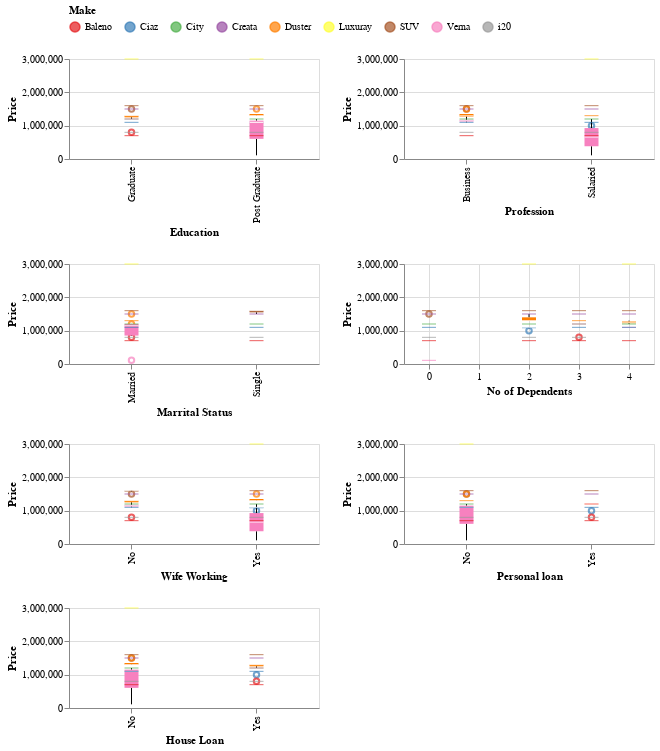

The cell this chart's notebook holds for it:
### Code cell
base = alt.Chart(df).mark_boxplot().encode(
    y=alt.Y('Price', title='Price'), 
    color=alt.Color(
        shorthand='Make', 
        scale=alt.Scale(scheme='set1'),
        legend=alt.Legend(orient="top"),
    )
).properties(
    width=250, 
    height=100
)

x1 = alt.X('Education') 
x2 = alt.X('Profession') 
x3 = alt.X('Marrital Status')
x4 = alt.X('No of Dependents')
x5 = alt.X('Wife Working')
x6 = alt.X('Personal loan')
x7 = alt.X('House Loan')

(base.encode(x=x1) | base.encode(x=x2)) &\
(base.encode(x=x3) | base.encode(x=x4)) &\
(base.encode(x=x5) | base.encode(x=x6)) &\
(base.encode(x=x7))

### Figure 1 — Vega-Lite specification as saved in the notebook (floating-point values rounded to 4 significant figures)
{"config": {"view": {"continuousWidth": 400, "continuousHeight": 300}}, "vconcat": [{"hconcat": [{"mark": "boxplot", "encoding": {"color": {"field": "Make", "legend": {"orient": "top"}, "scale": {"scheme": "set1"}, "type": "nominal"}, "x": {"field": "Education", "type": "nominal"}, "y": {"field": "Price", "title": "Price", "type": "quantitative"}}, "height": 100, "width": 250}, {"mark": "boxplot", "encoding": {"color": {"field": "Make", "legend": {"orient": "top"}, "scale": {"scheme": "set1"}, "type": "nominal"}, "x": {"field": "Profession", "type": "nominal"}, "y": {"field": "Price", "title": "Price", "type": "quantitative"}}, "height": 100, "width": 250}]}, {"hconcat": [{"mark": "boxplot", "encoding": {"color": {"field": "Make", "legend": {"orient": "top"}, "scale": {"scheme": "set1"}, "type": "nominal"}, "x": {"field": "Marrital Status", "type": "nominal"}, "y": {"field": "Price", "title": "Price", "type": "quantitative"}}, "height": 100, "width": 250}, {"mark": "boxplot", "encoding": {"color": {"field": "Make", "legend": {"orient": "top"}, "scale": {"scheme": "set1"}, "type": "nominal"}, "x": {"field": "No of Dependents", "type": "quantitative"}, "y": {"field": "Price", "title": "Price", "type": "quantitative"}}, "height": 100, "width": 250}]}, {"hconcat": [{"mark": "boxplot", "encoding": {"color": {"field": "Make", "legend": {"orient": "top"}, "scale": {"scheme": "set1"}, "type": "nominal"}, "x": {"field": "Wife Working", "type": "nominal"}, "y": {"field": "Price", "title": "Price", "type": "quantitative"}}, "height": 100, "width": 250}, {"mark": "boxplot", "encoding": {"color": {"field": "Make", "legend": {"orient": "top"}, "scale": {"scheme": "set1"}, "type": "nominal"}, "x": {"field": "Personal loan", "type": "nominal"}, "y": {"field": "Price", "title": "Price", "type": "quantitative"}}, "height": 100, "width": 250}]}, {"mark": "boxplot", "encoding": {"color": {"field": "Make", "legend": {"orient": "top"}, "scale": {"scheme": "set1"}, "type": "nominal"}, "x": {"field": "House Loan", "type": "nominal"}, "y": {"field": "Price", "title": "Price", "type": "quantitative"}}, "height": 100, "width": 250}], "data": {"name": "data-0f4fa1c2da9eaa6db786f578a4d00b9c"}, "$schema": "https://vega.github.io/schema/vega-lite/v4.17.0.json", "datasets": {"data-0f4fa1c2da9eaa6db786f578a4d00b9c": [{"Age": 27, "Profession": "Salaried", "Marrital Status": "Single", "Education": "Post Graduate", "No of Dependents": 0, "Personal loan": "Yes", "House Loan": "No", "Wife Working": "No", "Salary": 800000, "Wife Salary": 0, "Total Salary": 800000, "Make": "i20", "Price": 800000}, {"Age": 35, "Profession": "Salaried", "Marrital Status": "Married", "Education": "Post Graduate", "No of Dependents": 2, "Personal loan": "Yes", "House Loan": "Yes", "Wife Working": "Yes", "Salary": 1400000, "Wife Salary": 600000, "Total Salary": 2000000, "Make": "Ciaz", "Price": 1000000}, {"Age": 45, "Profession": "Business", "Marrital Status": "Married", "Education": "Graduate", "No of Dependents": 4, "Personal loan": "Yes", "House Loan": "Yes", "Wife Working": "No", "Salary": 1800000, "Wife Salary": 0, "Total Salary": 1800000, "Make": "Duster", "Price": 1200000}, {"Age": 41, "Profession": "Business", "Marrital Status": "Married", "Education": "Post Graduate", "No of Dependents": 3, "Personal loan": "No", "House Loan": "No", "Wife Working": "Yes", "Salary": 1600000, "Wife Salary": 600000, "Total Salary": 2200000, "Make": "City", "Price": 1200000}, {"Age": 31, "Profession": "Salaried", "Marrital Status": "Married", "Education": "Post Graduate", "No of Dependents": 2, "Personal loan": "Yes", "House Loan": "No", "Wife Working": "Yes", "Salary": 1800000, "Wife Salary": 800000, "Total Salary": 2600000, "Make": "SUV", "Price": 1600000}, {"Age": 28, "Profession": "Salaried", "Marrital Status": "Married", "Education": "Graduate", "No of Dependents": 3, "Personal loan": "Yes", "House Loan": "Yes", "Wife Working": "No", "Salary": 900000, "Wife Salary": 0, "Total Salary": 900000, "Make": "Baleno", "Price": 700000}, {"Age": 31, "Profession": "Salaried", "Marrital Status": "Married", "Education": "Graduate", "No of Dependents": 4, "Personal loan": "No", "House Loan": "No", "Wife Working": "Yes", "Salary": 1200000, "Wife Salary": 600000, "Total Salary": 1800000, "Make": "City", "Price": 1200000}, {"Age": 33, "Profession": "Business", "Marrital Status": "Married", "Education": "Post Graduate", "No of Dependents": 4, "Personal loan": "No", "House Loan": "No", "Wife Working": "No", "Salary": 1400000, "Wife Salary": 0, "Total Salary": 1400000, "Make": "Baleno", "Price": 700000}, {"Age": 34, "Profession": "Business", "Marrital Status": "Married", "Education": "Post Graduate", "No of Dependents": 4, "Personal loan": "No", "House Loan": "No", "Wife Working": "No", "Salary": 2000000, "Wife Salary": 0, "Total Salary": 2000000, "Make": "Verna", "Price": 1100000}, {"Age": 34, "Profession": "Salaried", "Marrital Status": "Married", "Education": "Graduate", "No of Dependents": 3, "Personal loan": "Yes", "House Loan": "Yes", "Wife Working": "Yes", "Salary": 1200000, "Wife Salary": 700000, "Total Salary": 1900000, "Make": "i20", "Price": 800000}, {"Age": 35, "Profession": "Salaried", "Marrital Status": "Married", "Education": "Post Graduate", "No of Dependents": 4, "Personal loan": "No", "House Loan": "No", "Wife Working": "Yes", "Salary": 1300000, "Wife Salary": 700000, "Total Salary": 2000000, "Make": "SUV", "Price": 1600000}, {"Age": 35, "Profession": "Salaried", "Marrital Status": "Married", "Education": "Graduate", "No of Dependents": 4, "Personal loan": "Yes", "House Loan": "Yes", "Wife Working": "No", "Salary": 1400000, "Wife Salary": 0, "Total Salary": 1400000, "Make": "Baleno", "Price": 700000}, {"Age": 29, "Profession": "Salaried", "Marrital Status": "Married", "Education": "Post Graduate", "No of Dependents": 0, "Personal loan": "No", "House Loan": "No", "Wife Working": "Yes", "Salary": 900000, "Wife Salary": 800000, "Total Salary": 1700000, "Make": "Verna", "Price": 110000}, {"Age": 30, "Profession": "Business", "Marrital Status": "Single", "Education": "Post Graduate", "No of Dependents": 2, "Personal loan": "Yes", "House Loan": "No", "Wife Working": "No", "Salary": 1400000, "Wife Salary": 0, "Total Salary": 1400000, "Make": "i20", "Price": 800000}, {"Age": 31, "Profession": "Business", "Marrital Status": "Married", "Education": "Graduate", "No of Dependents": 3, "Personal loan": "Yes", "House Loan": "Yes", "Wife Working": "Yes", "Salary": 900000, "Wife Salary": 400000, "Total Salary": 1300000, "Make": "Baleno", "Price": 700000}, {"Age": 49, "Profession": "Salaried", "Marrital Status": "Married", "Education": "Post Graduate", "No of Dependents": 4, "Personal loan": "No", "House Loan": "No", "Wife Working": "Yes", "Salary": 2500000, "Wife Salary": 2000000, "Total Salary": 4500000, "Make": "Luxuray", "Price": 3000000}, {"Age": 26, "Profession": "Salaried", "Marrital Status": "Single", "Education": "Post Graduate", "No of Dependents": 0, "Personal loan": "No", "House Loan": "No", "Wife Working": "No", "Salary": 800000, "Wife Salary": 0, "Total Salary": 800000, "Make": "i20", "Price": 800000}, {"Age": 27, "Profession": "Salaried", "Marrital Status": "Single", "Education": "Graduate", "No of Dependents": 0, "Personal loan": "Yes", "House Loan": "No", "Wife Working": "Yes", "Salary": 800000, "Wife Salary": 0, "Total Salary": 800000, "Make": "Baleno", "Price": 700000}, {"Age": 29, "Profession": "Salaried", "Marrital Status": "Single", "Education": "Post Graduate", "No of Dependents": 2, "Personal loan": "No", "House Loan": "No", "Wife Working": "No", "Salary": 900000, "Wife Salary": 0, "Total Salary": 900000, "Make": "City", "Price": 1200000}, {"Age": 30, "Profession": "Salaried", "Marrital Status": "Married", "Education": "Graduate", "No of Dependents": 0, "Personal loan": "No", "House Loan": "No", "Wife Working": "Yes", "Salary": 800000, "Wife Salary": 500000, "Total Salary": 1300000, "Make": "Baleno", "Price": 700000}, {"Age": 37, "Profession": "Salaried", "Marrital Status": "Married", "Education": "Post Graduate", "No of Dependents": 3, "Personal loan": "No", "House Loan": "Yes", "Wife Working": "Yes", "Salary": 1700000, "Wife Salary": 800000, "Total Salary": 2500000, "Make": "City", "Price": 1200000}, {"Age": 35, "Profession": "Business", "Marrital Status": "Married", "Education": "Graduate", "No of Dependents": 3, "Personal loan": "No", "House Loan": "Yes", "Wife Working": "Yes", "Salary": 1100000, "Wife Salary": 800000, "Total Salary": 1900000, "Make": "i20", "Price": 800000}, {"Age": 36, "Profession": "Business", "Marrital Status": "Married", "Education": "Graduate", "No of Dependents": 3, "Personal loan": "No", "House Loan": "No", "Wife Working": "Yes", "Salary": 1400000, "Wife Salary": 1000000, "Total Salary": 2400000, "Make": "SUV", "Price": 1600000}, {"Age": 35, "Profession": "Business", "Marrital Status": "Married", "Education": "Post Graduate", "No of Dependents": 4, "Personal loan": "No", "House Loan": "No", "Wife Working": "Yes", "Salary": 900000, "Wife Salary": 500000, "Total Salary": 1400000, "Make": "Baleno", "Price": 700000}, {"Age": 35, "Profession": "Salaried", "Marrital Status": "Married", "Education": "Graduate", "No of Dependents": 3, "Personal loan": "Yes", "House Loan": "No", "Wife Working": "Yes", "Salary": 1400000, "Wife Salary": 600000, "Total Salary": 2000000, "Make": "Ciaz", "Price": 1100000}, {"Age": 35, "Profession": "Salaried", "Marrital Status": "Married", "Education": "Graduate", "No of Dependents": 2, "Personal loan": "No", "House Loan": "No", "Wife Working": "Yes", "Salary": 1800000, "Wife Salary": 1100000, "Total Salary": 2900000, "Make": "SUV", "Price": 1600000}, {"Age": 35, "Profession": "Salaried", "Marrital Status": "Married", "Education": "Post Graduate", "No of Dependents": 4, "Personal loan": "Yes", "House Loan": "Yes", "Wife Working": "No", "Salary": 1300000, "Wife Salary": 0, "Total Salary": 1300000, "Make": "Baleno", "Price": 700000}, {"Age": 36, "Profession": "Business", "Marrital Status": "Married", "Education": "Graduate", "No of Dependents": 3, "Personal loan": "No", "House Loan": "No", "Wife Working": "No", "Salary": 1600000, "Wife Salary": 0, "Total Salary": 1600000, "Make": "i20", "Price": 800000}, {"Age": 36, "Profession": "Salaried", "Marrital Status": "Married", "Education": "Post Graduate", "No of Dependents": 3, "Personal loan": "Yes", "House Loan": "Yes", "Wife Working": "Yes", "Salary": 1700000, "Wife Salary": 900000, "Total Salary": 2600000, "Make": "Verna", "Price": 1200000}, {"Age": 36, "Profession": "Salaried", "Marrital Status": "Married", "Education": "Post Graduate", "No of Dependents": 2, "Personal loan": "No", "House Loan": "No", "Wife Working": "Yes", "Salary": 1800000, "Wife Salary": 900000, "Total Salary": 2700000, "Make": "SUV", "Price": 1600000}, {"Age": 41, "Profession": "Business", "Marrital Status": "Married", "Education": "Graduate", "No of Dependents": 3, "Personal loan": "No", "House Loan": "No", "Wife Working": "No", "Salary": 1100000, "Wife Salary": 0, "Total Salary": 1100000, "Make": "Baleno", "Price": 700000}, {"Age": 41, "Profession": "Salaried", "Marrital Status": "Married", "Education": "Graduate", "No of Dependents": 3, "Personal loan": "No", "House Loan": "No", "Wife Working": "Yes", "Salary": 1400000, "Wife Salary": 700000, "Total Salary": 2100000, "Make": "Duster", "Price": 1300000}, {"Age": 41, "Profession": "Salaried", "Marrital Status": "Married", "Education": "Post Graduate", "No of Dependents": 4, "Personal loan": "No", "House Loan": "Yes", "Wife Working": "Yes", "Salary": 1900000, "Wife Salary": 1100000, "Total Salary": 3000000, "Make": "Creata", "Price": 1500000}, {"Age": 43, "Profession": "Business", "Marrital Status": "Married", "Education": "Graduate", "No of Dependents": 3, "Personal loan": "No", "House Loan": "No", "Wife Working": "Yes", "Salary": 1300000, "Wife Salary": 900000, "Total Salary": 2200000, "Make": "Creata", "Price": 1500000}, {"Age": 42, "Profession": "Salaried", "Marrital Status": "Married", "Education": "Graduate", "No of Dependents": 4, "Personal loan": "Yes", "House Loan": "Yes", "Wife Working": "No", "Salary": 2100000, "Wife Salary": 0, "Total Salary": 2100000, "Make": "Ciaz", "Price": 1100000}, {"Age": 42, "Profession": "Salaried", "Marrital Status": "Married", "Education": "Post Graduate", "No of Dependents": 3, "Personal loan": "No", "House Loan": "No", "Wife Working": "Yes", "Salary": 2400000, "Wife Salary": 1300000, "Total Salary": 3700000, "Make": "SUV", "Price": 1600000}, {"Age": 29, "Profession": "Business", "Marrital Status": "Married", "Education": "Post Graduate", "No of Dependents": 0, "Personal loan": "No", "House Loan": "No", "Wife Working": "Yes", "Salary": 900000, "Wife Salary": 700000, "Total Salary": 1600000, "Make": "City", "Price": 1200000}, {"Age": 30, "Profession": "Salaried", "Marrital Status": "Married", "Education": "Post Graduate", "No of Dependents": 0, "Personal loan": "No", "House Loan": "No", "Wife Working": "Yes", "Salary": 1300000, "Wife Salary": 800000, "Total Salary": 2100000, "Make": "Creata", "Price": 1500000}, {"Age": 30, "Profession": "Business", "Marrital Status": "Single", "Education": "Post Graduate", "No of Dependents": 0, "Personal loan": "No", "House Loan": "No", "Wife Working": "No", "Salary": 1400000, "Wife Salary": 0, "Total Salary": 1400000, "Make": "SUV", "Price": 1600000}, {"Age": 31, "Profession": "Salaried", "Marrital Status": "Married", "Education": "Graduate", "No of Dependents": 0, "Personal loan": "No", "House Loan": "No", "Wife Working": "Yes", "Salary": 1400000, "Wife Salary": 800000, "Total Salary": 2200000, "Make": "Ciaz", "Price": 1100000}, {"Age": 31, "Profession": "Business", "Marrital Status": "Married", "Education": "Post Graduate", "No of Dependents": 3, "Personal loan": "Yes", "House Loan": "Yes", "Wife Working": "Yes", "Salary": 1100000, "Wife Salary": 600000, "Total Salary": 1700000, "Make": "i20", "Price": 800000}, {"Age": 32, "Profession": "Business", "Marrital Status": "Married", "Education": "Post Graduate", "No of Dependents": 0, "Personal loan": "No", "House Loan": "No", "Wife Working": "No", "Salary": 1400000, "Wife Salary": 0, "Total Salary": 1400000, "Make": "Ciaz", "Price": 1100000}, {"Age": 32, "Profession": "Salaried", "Marrital Status": "Married", "Education": "Graduate", "No of Dependents": 0, "Personal loan": "No", "House Loan": "No", "Wife Working": "Yes", "Salary": 1600000, "Wife Salary": 800000, "Total Salary": 2400000, "Make": "SUV", "Price": 1600000}, {"Age": 34, "Profession": "Salaried", "Marrital Status": "Married", "Education": "Post Graduate", "No of Dependents": 3, "Personal loan": "No", "House Loan": "No", "Wife Working": "Yes", "Salary": 1400000, "Wife Salary": 900000, "Total Salary": 2300000, "Make": "Duster", "Price": 1300000}, {"Age": 34, "Profession": "Salaried", "Marrital Status": "Married", "Education": "Post Graduate", "No of Dependents": 2, "Personal loan": "Yes", "House Loan": "Yes", "Wife Working": "No", "Salary": 1600000, "Wife Salary": 0, "Total Salary": 1600000, "Make": "i20", "Price": 800000}, {"Age": 34, "Profession": "Salaried", "Marrital Status": "Married", "Education": "Graduate", "No of Dependents": 3, "Personal loan": "No", "House Loan": "Yes", "Wife Working": "Yes", "Salary": 2200000, "Wife Salary": 1400000, "Total Salary": 3600000, "Make": "Creata", "Price": 1500000}, {"Age": 36, "Profession": "Business", "Marrital Status": "Married", "Education": "Graduate", "No of Dependents": 4, "Personal loan": "No", "House Loan": "No", "Wife Working": "No", "Salary": 200000, "Wife Salary": 0, "Total Salary": 200000, "Make": "Ciaz", "Price": 1100000}, {"Age": 36, "Profession": "Business", "Marrital Status": "Married", "Education": "Graduate", "No of Dependents": 2, "Personal loan": "No", "House Loan": "Yes", "Wife Working": "Yes", "Salary": 1500000, "Wife Salary": 1100000, "Total Salary": 2600000, "Make": "Duster", "Price": 1300000}, {"Age": 36, "Profession": "Salaried", "Marrital Status": "Married", "Education": "Post Graduate", "No of Dependents": 2, "Personal loan": "No", "House Loan": "Yes", "Wife Working": "Yes", "Salary": 1100000, "Wife Salary": 500000, "Total Salary": 1600000, "Make": "i20", "Price": 800000}, {"Age": 36, "Profession": "Salaried", "Marrital Status": "Married", "Education": "Graduate", "No of Dependents": 3, "Personal loan": "Yes", "House Loan": "No", "Wife Working": "Yes", "Salary": 2200000, "Wife Salary": 900000, "Total Salary": 3100000, "Make": "Creata", "Price": 1500000}, {"Age": 49, "Profession": "Business", "Marrital Status": "Married", "Education": "Post Graduate", "No of Dependents": 4, "Personal loan": "No", "House Loan": "No", "Wife Working": "No", "Salary": 2000000, "Wife Salary": 0, "Total Salary": 2000000, "Make": "Duster", "Price": 1300000}, {"Age": 49, "Profession": "Salaried", "Marrital Status": "Married", "Education": "Post Graduate", "No of Dependents": 3, "Personal loan": "No", "House Loan": "No", "Wife Working": "Yes", "Salary": 2500000, "Wife Salary": 1800000, "Total Salary": 4300000, "Make": "SUV", "Price": 1600000}, {"Age": 44, "Profession": "Salaried", "Marrital Status": "Married", "Education": "Post Graduate", "No of Dependents": 4, "Personal loan": "No", "House Loan": "No", "Wife Working": "No", "Salary": 2700000, "Wife Salary": 0, "Total Salary": 2700000, "Make": "SUV", "Price": 1600000}, {"Age": 44, "Profession": "Business", "Marrital Status": "Married", "Education": "Post Graduate", "No of Dependents": 3, "Personal loan": "No", "House Loan": "No", "Wife Working": "Yes", "Salary": 2000000, "Wife Salary": 1800000, "Total Salary": 3800000, "Make": "Creata", "Price": 1500000}, {"Age": 41, "Profession": "Salaried", "Marrital Status": "Married", "Education": "Graduate", "No of Dependents": 2, "Personal loan": "No", "House Loan": "No", "Wife Working": "Yes", "Salary": 2900000, "Wife Salary": 1800000, "Total Salary": 4700000, "Make": "Luxuray", "Price": 3000000}, {"Age": 41, "Profession": "Salaried", "Marrital Status": "Married", "Education": "Post Graduate", "No of Dependents": 3, "Personal loan": "Yes", "House Loan": "Yes", "Wife Working": "No", "Salary": 3100000, "Wife Salary": 0, "Total Salary": 3100000, "Make": "Creata", "Price": 1500000}, {"Age": 41, "Profession": "Salaried", "Marrital Status": "Married", "Education": "Graduate", "No of Dependents": 3, "Personal loan": "No", "House Loan": "No", "Wife Working": "No", "Salary": 2600000, "Wife Salary": 0, "Total Salary": 2600000, "Make": "Ciaz", "Price": 1100000}, {"Age": 27, "Profession": "Salaried", "Marrital Status": "Single", "Education": "Post Graduate", "No of Dependents": 0, "Personal loan": "No", "House Loan": "No", "Wife Working": "No", "Salary": 1100000, "Wife Salary": 0, "Total Salary": 1100000, "Make": "Baleno", "Price": 700000}, {"Age": 27, "Profession": "Business", "Marrital Status": "Single", "Education": "Graduate", "No of Dependents": 0, "Personal loan": "No", "House Loan": "No", "Wife Working": "No", "Salary": 1200000, "Wife Salary": 0, "Total Salary": 1200000, "Make": "Ciaz", "Price": 1100000}, {"Age": 28, "Profession": "Salaried", "Marrital Status": "Single", "Education": "Graduate", "No of Dependents": 0, "Personal loan": "Yes", "House Loan": "No", "Wife Working": "No", "Salary": 900000, "Wife Salary": 0, "Total Salary": 900000, "Make": "Baleno", "Price": 700000}, {"Age": 28, "Profession": "Salaried", "Marrital Status": "Single", "Education": "Post Graduate", "No of Dependents": 0, "Personal loan": "No", "House Loan": "No", "Wife Working": "No", "Salary": 1400000, "Wife Salary": 0, "Total Salary": 1400000, "Make": "City", "Price": 1200000}, {"Age": 30, "Profession": "Salaried", "Marrital Status": "Single", "Education": "Post Graduate", "No of Dependents": 0, "Personal loan": "No", "House Loan": "No", "Wife Working": "No", "Salary": 1500000, "Wife Salary": 0, "Total Salary": 1500000, "Make": "Creata", "Price": 1500000}, {"Age": 31, "Profession": "Business", "Marrital Status": "Single", "Education": "Graduate", "No of Dependents": 0, "Personal loan": "No", "House Loan": "No", "Wife Working": "No", "Salary": 2000000, "Wife Salary": 0, "Total Salary": 2000000, "Make": "SUV", "Price": 1500000}, {"Age": 31, "Profession": "Salaried", "Marrital Status": "Married", "Education": "Post Graduate", "No of Dependents": 3, "Personal loan": "Yes", "House Loan": "Yes", "Wife Working": "No", "Salary": 1800000, "Wife Salary": 0, "Total Salary": 1800000, "Make": "Baleno", "Price": 700000}, {"Age": 31, "Profession": "Salaried", "Marrital Status": "Married", "Education": "Graduate", "No of Dependents": 2, "Personal loan": "No", "House Loan": "Yes", "Wife Working": "Yes", "Salary": 1400000, "Wife Salary": 700000, "Total Salary": 2100000, "Make": "Ciaz", "Price": 1100000}, {"Age": 39, "Profession": "Business", "Marrital Status": "Married", "Education": "Post Graduate", "No of Dependents": 3, "Personal loan": "No", "House Loan": "No", "Wife Working": "No", "Salary": 1600000, "Wife Salary": 0, "Total Salary": 1600000, "Make": "Baleno", "Price": 700000}, {"Age": 39, "Profession": "Business", "Marrital Status": "Married", "Education": "Graduate", "No of Dependents": 2, "Personal loan": "Yes", "House Loan": "Yes", "Wife Working": "Yes", "Salary": 2200000, "Wife Salary": 1400000, "Total Salary": 3600000, "Make": "Creata", "Price": 1500000}, {"Age": 39, "Profession": "Salaried", "Marrital Status": "Married", "Education": "Post Graduate", "No of Dependents": 2, "Personal loan": "No", "House Loan": "No", "Wife Working": "No", "Salary": 1900000, "Wife Salary": 0, "Total Salary": 1900000, "Make": "City", "Price": 1200000}, {"Age": 39, "Profession": "Salaried", "Marrital Status": "Married", "Education": "Post Graduate", "No of Dependents": 2, "Personal loan": "Yes", "House Loan": "Yes", "Wife Working": "Yes", "Salary": 2700000, "Wife Salary": 1300000, "Total Salary": 4000000, "Make": "Creata", "Price": 1500000}, {"Age": 37, "Profession": "Business", "Marrital Status": "Married", "Education": "Graduate", "No of Dependents": 3, "Personal loan": "No", "House Loan": "No", "Wife Working": "No", "Salary": 1700000, "Wife Salary": 0, "Total Salary": 1700000, "Make": "Verna", "Price": 1200000}, {"Age": 37, "Profession": "Business", "Marrital Status": "Married", "Education": "Post Graduate", "No of Dependents": 2, "Personal loan": "No", "House Loan": "No", "Wife Working": "Yes", "Salary": 1400000, "Wife Salary": 1300000, "Total Salary": 2700000, "Make": "Duster", "Price": 1500000}, {"Age": 37, "Profession": "Salaried", "Marrital Status": "Married", "Education": "Post Graduate", "No of Dependents": 2, "Personal loan": "No", "House Loan": "Yes", "Wife Working": "Yes", "Salary": 1900000, "Wife Salary": 1300000, "Total Salary": 3200000, "Make": "SUV", "Price": 1600000}, {"Age": 37, "Profession": "Salaried", "Marrital Status": "Married", "Education": "Graduate", "No of Dependents": 2, "Personal loan": "No", "House Loan": "No", "Wife Working": "No", "Salary": 1300000, "Wife Salary": 0, "Total Salary": 1300000, "Make": "Baleno", "Price": 700000}, {"Age": 35, "Profession": "Salaried", "Marrital Status": "Married", "Education": "Post Graduate", "No of Dependents": 0, "Personal loan": "No", "House Loan": "No", "Wife Working": "Yes", "Salary": 1400000, "Wife Salary": 1100000, "Total Salary": 2500000, "Make": "SUV", "Price": 1600000}, {"Age": 36, "Profession": "Business", "Marrital Status": "Married", "Education": "Graduate", "No of Dependents": 0, "Personal loan": "No", "House Loan": "No", "Wife Working": "Yes", "Salary": 1300000, "Wife Salary": 700000, "Total Salary": 2000000, "Make": "City", "Price": 1200000}, {"Age": 36, "Profession": "Salaried", "Marrital Status": "Married", "Education": "Post Graduate", "No of Dependents": 2, "Personal loan": "No", "House Loan": "No", "Wife Working": "Yes", "Salary": 2300000, "Wife Salary": 1300000, "Total Salary": 3600000, "Make": "Creata", "Price": 1500000}, {"Age": 36, "Profession": "Business", "Marrital Status": "Married", "Education": "Post Graduate", "No of Dependents": 2, "Personal loan": "Yes", "House Loan": "Yes", "Wife Working": "No", "Salary": 1900000, "Wife Salary": 0, "Total Salary": 1900000, "Make": "i20", "Price": 800000}, {"Age": 36, "Profession": "Business", "Marrital Status": "Married", "Education": "Graduate", "No of Dependents": 3, "Personal loan": "No", "House Loan": "Yes", "Wife Working": "Yes", "Salary": 1800000, "Wife Salary": 1100000, "Total Salary": 2900000, "Make": "SUV", "Price": 1600000}, {"Age": 44, "Profession": "Salaried", "Marrital Status": "Married", "Education": "Post Graduate", "No of Dependents": 3, "Personal loan": "No", "House Loan": "No", "Wife Working": "No", "Salary": 3100000, "Wife Salary": 0, "Total Salary": 3100000, "Make": "Creata", "Price": 1500000}, {"Age": 45, "Profession": "Salaried", "Marrital Status": "Married", "Education": "Post Graduate", "No of Dependents": 2, "Personal loan": "No", "House Loan": "Yes", "Wife Working": "Yes", "Salary": 2700000, "Wife Salary": 1800000, "Total Salary": 4500000, "Make": "SUV", "Price": 1600000}, {"Age": 46, "Profession": "Salaried", "Marrital Status": "Married", "Education": "Graduate", "No of Dependents": 3, "Personal loan": "Yes", "House Loan": "Yes", "Wife Working": "No", "Salary": 2100000, "Wife Salary": 0, "Total Salary": 2100000, "Make": "Baleno", "Price": 800000}, {"Age": 44, "Profession": "Business", "Marrital Status": "Married", "Education": "Graduate", "No of Dependents": 2, "Personal loan": "No", "House Loan": "No", "Wife Working": "Yes", "Salary": 3100000, "Wife Salary": 2100000, "Total Salary": 5200000, "Make": "SUV", "Price": 1600000}, {"Age": 43, "Profession": "Salaried", "Marrital Status": "Married", "Education": "Post Graduate", "No of Dependents": 3, "Personal loan": "Yes", "House Loan": "Yes", "Wife Working": "No", "Salary": 2400000, "Wife Salary": 0, "Total Salary": 2400000, "Make": "Ciaz", "Price": 1100000}, {"Age": 42, "Profession": "Salaried", "Marrital Status": "Married", "Education": "Post Graduate", "No of Dependents": 2, "Personal loan": "No", "House Loan": "Yes", "Wife Working": "No", "Salary": 2900000, "Wife Salary": 0, "Total Salary": 2900000, "Make": "Duster", "Price": 1300000}, {"Age": 42, "Profession": "Salaried", "Marrital Status": "Married", "Education": "Graduate", "No of Dependents": 3, "Personal loan": "Yes", "House Loan": "Yes", "Wife Working": "No", "Salary": 2700000, "Wife Salary": 0, "Total Salary": 2700000, "Make": "i20", "Price": 800000}, {"Age": 42, "Profession": "Business", "Marrital Status": "Married", "Education": "Post Graduate", "No of Dependents": 3, "Personal loan": "Yes", "House Loan": "Yes", "Wife Working": "No", "Salary": 1800000, "Wife Salary": 0, "Total Salary": 1800000, "Make": "Baleno", "Price": 700000}, {"Age": 29, "Profession": "Business", "Marrital Status": "Single", "Education": "Graduate", "No of Dependents": 0, "Personal loan": "Yes", "House Loan": "No", "Wife Working": "No", "Salary": 1100000, "Wife Salary": 0, "Total Salary": 1100000, "Make": "Baleno", "Price": 700000}, {"Age": 33, "Profession": "Salaried", "Marrital Status": "Married", "Education": "Post Graduate", "No of Dependents": 2, "Personal loan": "No", "House Loan": "No", "Wife Working": "Yes", "Salary": 1400000, "Wife Salary": 800000, "Total Salary": 2200000, "Make": "City", "Price": 1200000}, {"Age": 34, "Profession": "Salaried", "Marrital Status": "Married", "Education": "Graduate", "No of Dependents": 2, "Personal loan": "No", "House Loan": "Yes", "Wife Working": "Yes", "Salary": 2700000, "Wife Salary": 1400000, "Total Salary": 4100000, "Make": "Creata", "Price": 1500000}, {"Age": 34, "Profession": "Business", "Marrital Status": "Married", "Education": "Post Graduate", "No of Dependents": 3, "Personal loan": "Yes", "House Loan": "Yes", "Wife Working": "No", "Salary": 1900000, "Wife Salary": 0, "Total Salary": 1900000, "Make": "Baleno", "Price": 700000}, {"Age": 35, "Profession": "Salaried", "Marrital Status": "Married", "Education": "Graduate", "No of Dependents": 2, "Personal loan": "No", "House Loan": "No", "Wife Working": "No", "Salary": 1400000, "Wife Salary": 0, "Total Salary": 1400000, "Make": "i20", "Price": 800000}, {"Age": 36, "Profession": "Salaried", "Marrital Status": "Married", "Education": "Post Graduate", "No of Dependents": 3, "Personal loan": "Yes", "House Loan": "Yes", "Wife Working": "Yes", "Salary": 3100000, "Wife Salary": 1800000, "Total Salary": 4900000, "Make": "SUV", "Price": 1600000}, {"Age": 37, "Profession": "Salaried", "Marrital Status": "Married", "Education": "Graduate", "No of Dependents": 2, "Personal loan": "No", "House Loan": "Yes", "Wife Working": "No", "Salary": 2800000, "Wife Salary": 0, "Total Salary": 2800000, "Make": "City", "Price": 1200000}, {"Age": 27, "Profession": "Salaried", "Marrital Status": "Single", "Education": "Post Graduate", "No of Dependents": 0, "Personal loan": "No", "House Loan": "No", "Wife Working": "No", "Salary": 900000, "Wife Salary": 0, "Total Salary": 900000, "Make": "Baleno", "Price": 700000}, {"Age": 27, "Profession": "Business", "Marrital Status": "Single", "Education": "Graduate", "No of Dependents": 0, "Personal loan": "No", "House Loan": "No", "Wife Working": "No", "Salary": 2400000, "Wife Salary": 0, "Total Salary": 2400000, "Make": "SUV", "Price": 1600000}, {"Age": 50, "Profession": "Salaried", "Marrital Status": "Married", "Education": "Post Graduate", "No of Dependents": 3, "Personal loan": "No", "House Loan": "No", "Wife Working": "Yes", "Salary": 3800000, "Wife Salary": 1300000, "Total Salary": 5100000, "Make": "SUV", "Price": 1600000}, {"Age": 51, "Profession": "Business", "Marrital Status": "Married", "Education": "Graduate", "No of Dependents": 2, "Personal loan": "Yes", "House Loan": "Yes", "Wife Working": "No", "Salary": 2200000, "Wife Salary": 0, "Total Salary": 2200000, "Make": "Ciaz", "Price": 1100000}, {"Age": 51, "Profession": "Salaried", "Marrital Status": "Married", "Education": "Post Graduate", "No of Dependents": 2, "Personal loan": "No", "House Loan": "No", "Wife Working": "Yes", "Salary": 2700000, "Wife Salary": 1300000, "Total Salary": 4000000, "Make": "Creata", "Price": 1500000}, {"Age": 51, "Profession": "Salaried", "Marrital Status": "Married", "Education": "Post Graduate", "No of Dependents": 2, "Personal loan": "Yes", "House Loan": "Yes", "Wife Working": "No", "Salary": 2200000, "Wife Salary": 0, "Total Salary": 2200000, "Make": "Ciaz", "Price": 1100000}]}}
